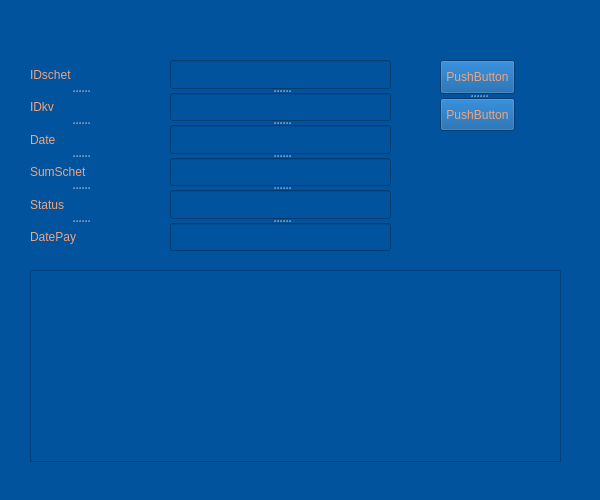
<?xml version="1.0" encoding="UTF-8"?>
<ui version="4.0">
 <class>Form</class>
 <widget class="QWidget" name="Form">
  <property name="geometry">
   <rect>
    <x>0</x>
    <y>0</y>
    <width>600</width>
    <height>500</height>
   </rect>
  </property>
  <property name="minimumSize">
   <size>
    <width>600</width>
    <height>500</height>
   </size>
  </property>
  <property name="maximumSize">
   <size>
    <width>600</width>
    <height>500</height>
   </size>
  </property>
  <property name="windowTitle">
   <string>Form</string>
  </property>
  <property name="styleSheet">
   <string notr="true">background-color: rgb(2, 83, 157)</string>
  </property>
  <widget class="QTableWidget" name="tableWidget">
   <property name="geometry">
    <rect>
     <x>30</x>
     <y>270</y>
     <width>531</width>
     <height>192</height>
    </rect>
   </property>
   <property name="styleSheet">
    <string notr="true">color: rgb(238, 164, 127)</string>
   </property>
  </widget>
  <widget class="QSplitter" name="splitter">
   <property name="geometry">
    <rect>
     <x>30</x>
     <y>60</y>
     <width>100</width>
     <height>191</height>
    </rect>
   </property>
   <property name="minimumSize">
    <size>
     <width>100</width>
     <height>0</height>
    </size>
   </property>
   <property name="orientation">
    <enum>Qt::Vertical</enum>
   </property>
   <widget class="QLabel" name="lbIDschet">
    <property name="minimumSize">
     <size>
      <width>100</width>
      <height>0</height>
     </size>
    </property>
    <property name="styleSheet">
     <string notr="true">color: rgb(238, 164, 127)</string>
    </property>
    <property name="text">
     <string>IDschet</string>
    </property>
   </widget>
   <widget class="QLabel" name="lbIDkv">
    <property name="minimumSize">
     <size>
      <width>100</width>
      <height>0</height>
     </size>
    </property>
    <property name="styleSheet">
     <string notr="true">color: rgb(238, 164, 127)</string>
    </property>
    <property name="text">
     <string>IDkv</string>
    </property>
   </widget>
   <widget class="QLabel" name="lbDate">
    <property name="minimumSize">
     <size>
      <width>100</width>
      <height>0</height>
     </size>
    </property>
    <property name="styleSheet">
     <string notr="true">color: rgb(238, 164, 127)</string>
    </property>
    <property name="text">
     <string>Date</string>
    </property>
   </widget>
   <widget class="QLabel" name="lbSumSchet">
    <property name="minimumSize">
     <size>
      <width>100</width>
      <height>0</height>
     </size>
    </property>
    <property name="styleSheet">
     <string notr="true">color: rgb(238, 164, 127)</string>
    </property>
    <property name="text">
     <string>SumSchet</string>
    </property>
   </widget>
   <widget class="QLabel" name="lbStatus">
    <property name="minimumSize">
     <size>
      <width>100</width>
      <height>0</height>
     </size>
    </property>
    <property name="styleSheet">
     <string notr="true">color: rgb(238, 164, 127)</string>
    </property>
    <property name="text">
     <string>Status</string>
    </property>
   </widget>
   <widget class="QLabel" name="lbDatePay">
    <property name="minimumSize">
     <size>
      <width>100</width>
      <height>0</height>
     </size>
    </property>
    <property name="styleSheet">
     <string notr="true">color: rgb(238, 164, 127)</string>
    </property>
    <property name="text">
     <string>DatePay</string>
    </property>
   </widget>
  </widget>
  <widget class="QSplitter" name="splitter_2">
   <property name="geometry">
    <rect>
     <x>170</x>
     <y>60</y>
     <width>221</width>
     <height>191</height>
    </rect>
   </property>
   <property name="orientation">
    <enum>Qt::Vertical</enum>
   </property>
   <widget class="QLineEdit" name="leIDschet">
    <property name="styleSheet">
     <string notr="true">color: rgb(238, 164, 127)</string>
    </property>
   </widget>
   <widget class="QLineEdit" name="leIdkv">
    <property name="styleSheet">
     <string notr="true">color: rgb(238, 164, 127)</string>
    </property>
   </widget>
   <widget class="QLineEdit" name="leDate">
    <property name="styleSheet">
     <string notr="true">color: rgb(238, 164, 127)</string>
    </property>
   </widget>
   <widget class="QLineEdit" name="leSumSchet">
    <property name="styleSheet">
     <string notr="true">color: rgb(238, 164, 127)</string>
    </property>
   </widget>
   <widget class="QLineEdit" name="leStatus">
    <property name="styleSheet">
     <string notr="true">color: rgb(238, 164, 127)</string>
    </property>
   </widget>
   <widget class="QLineEdit" name="leDatePay">
    <property name="styleSheet">
     <string notr="true">color: rgb(238, 164, 127)</string>
    </property>
   </widget>
  </widget>
  <widget class="QSplitter" name="splitter_3">
   <property name="geometry">
    <rect>
     <x>440</x>
     <y>60</y>
     <width>75</width>
     <height>71</height>
    </rect>
   </property>
   <property name="orientation">
    <enum>Qt::Vertical</enum>
   </property>
   <widget class="QPushButton" name="pushButton">
    <property name="styleSheet">
     <string notr="true">color: rgb(238, 164, 127)</string>
    </property>
    <property name="text">
     <string>PushButton</string>
    </property>
   </widget>
   <widget class="QPushButton" name="pushButton_2">
    <property name="styleSheet">
     <string notr="true">color: rgb(238, 164, 127)</string>
    </property>
    <property name="text">
     <string>PushButton</string>
    </property>
   </widget>
  </widget>
 </widget>
 <resources/>
 <connections/>
</ui>
